Frame 1 (no input): blank canvas, image omitted
Frame 60 (no input): blank canvas, image omitted
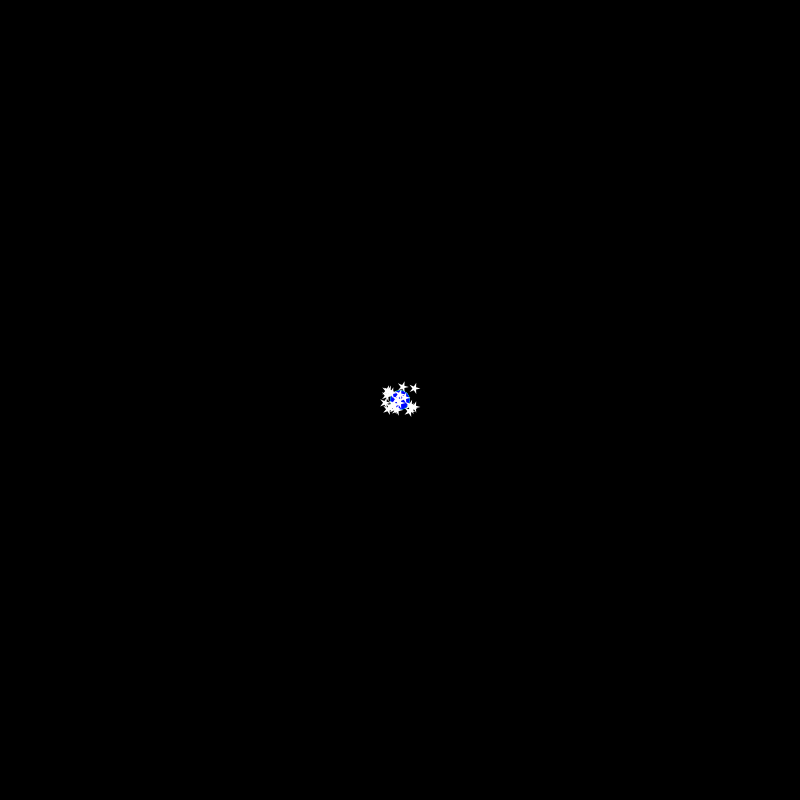
Frame 120 (the mouse pressed at the canvas centre since frame 60)

The p5.js sketch whose frames 1 and 60 were blank and that drew this single picture after the mouse press (run headless with seeded random() and noise() and a simulated clock; from frame 60 on, the mouse is pressed at the canvas centre):

// p5.js sketch
// ── sketch.js
let trail = []; // this will store all the rainbow trail circles
let on = false; // to turn the trail ON or OFF
let sparkleCount = 20; // how many sparkles to show

function setup() {
  createCanvas(800, 800); // set the size of the canvas
  noStroke(); // no outlines on shapes
  colorMode(HSB, 360, 100, 100); // use HSB colors for easy rainbow effects
}

function draw() {
  background(0, 0, 0, 20); // black background with some transparency for fading

  // Show every circle in the trail
  for (let i = 0; i < trail.length; i++) {
    trail[i].display(); // show that circle
  }

  // If trail is ON, show sparkles and add new circle
  if (on) {
    // draw sparkles near the mouse
    for (let i = 0; i < sparkleCount; i++) {
      drawSparkle(mouseX + random(-15, 15), mouseY + random(-15, 15));
    }

    // add a new colorful circle where mouse is
    trail.push(new Trace());
  }

  // If too many circles, remove the oldest one
  if (trail.length > 100) {
    trail.splice(0, 1); // remove first circle to keep it smooth
  }
}

// This class makes one colorful circle at the mouse
class Trace {
  constructor() {
    this.x = mouseX; // x position
    this.y = mouseY; // y position
    this.hue = (frameCount * 2) % 360; // change color each frame for rainbow
    this.size = random(10, 20); // random small size
  }

  // Draw the circle
  display() {
    fill(this.hue, 100, 100); // colorful fill using HSB
    ellipse(this.x, this.y, this.size); // draw the circle
  }
}

// Draw a white sparkle (tiny star)
function drawSparkle(x, y) {
  push(); // save current drawing settings
  fill(360, 0, 100, 80); // white color with some transparency
  star(x, y, 2, 6, 5); // draw the star shape
  pop(); // go back to previous drawing settings
}

// This function draws a star shape
function star(x, y, radius1, radius2, npoints) {
  let angle = TWO_PI / npoints; // angle between points
  let halfAngle = angle / 2.0;
  beginShape(); // start drawing shape
  for (let a = 0; a < TWO_PI; a += angle) {
    let sx = x + cos(a) * radius2; // outer point
    let sy = y + sin(a) * radius2;
    vertex(sx, sy);
    sx = x + cos(a + halfAngle) * radius1; // inner point
    sy = y + sin(a + halfAngle) * radius1;
    vertex(sx, sy);
  }
  endShape(CLOSE); // finish the star
}

// When user clicks mouse, turn the trail ON or OFF
function mousePressed() {
  on = !on; // toggle between true and false
}
